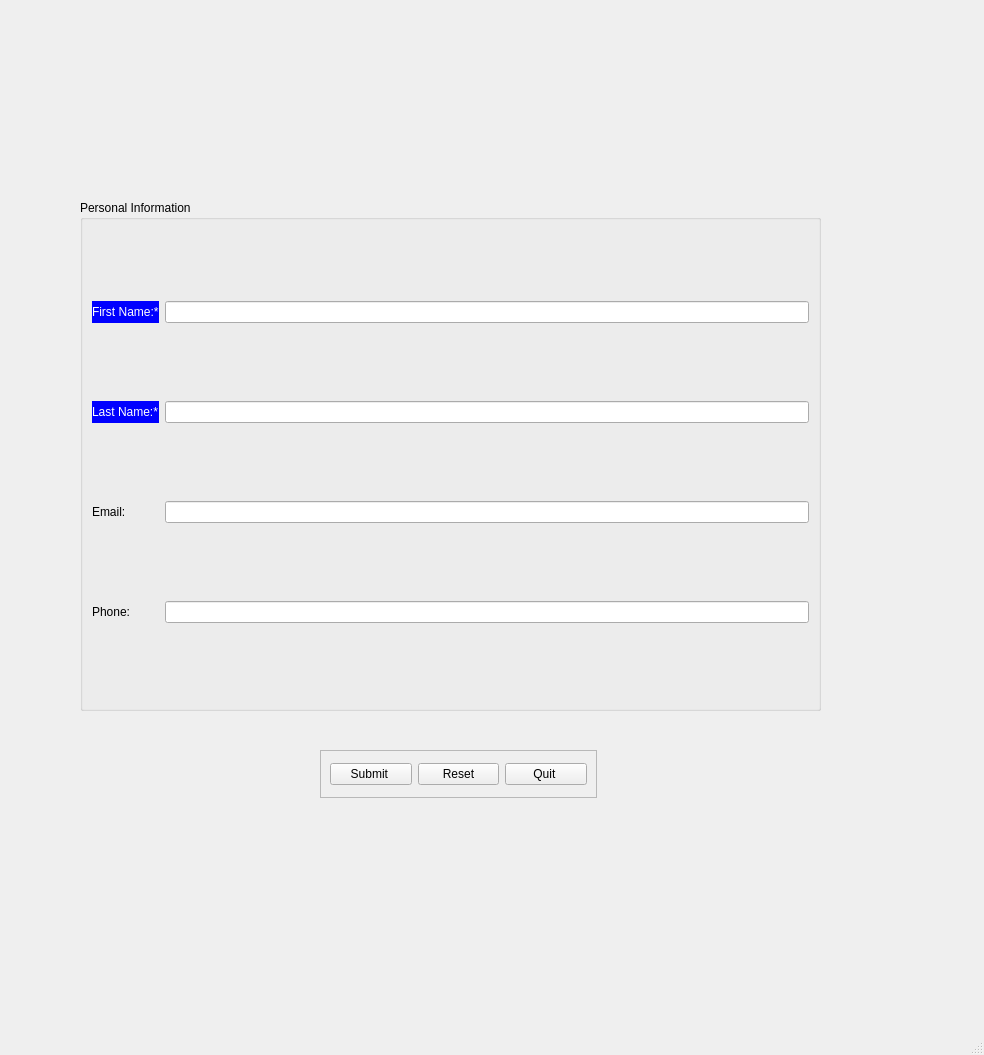
<?xml version="1.0" encoding="UTF-8"?>
<ui version="4.0">
 <class>root</class>
 <widget class="QMainWindow" name="root">
  <property name="geometry">
   <rect>
    <x>0</x>
    <y>0</y>
    <width>984</width>
    <height>1055</height>
   </rect>
  </property>
  <property name="sizePolicy">
   <sizepolicy hsizetype="Preferred" vsizetype="Preferred">
    <horstretch>0</horstretch>
    <verstretch>0</verstretch>
   </sizepolicy>
  </property>
  <property name="baseSize">
   <size>
    <width>500</width>
    <height>300</height>
   </size>
  </property>
  <property name="windowTitle">
   <string>Form</string>
  </property>
  <widget class="QWidget" name="centralwidget">
   <widget class="QGroupBox" name="lblFrPerson">
    <property name="geometry">
     <rect>
      <x>80</x>
      <y>200</y>
      <width>741</width>
      <height>511</height>
     </rect>
    </property>
    <property name="title">
     <string>Personal Information</string>
    </property>
    <layout class="QGridLayout" name="gridLayout">
     <item row="3" column="0">
      <widget class="QLabel" name="lblPhone">
       <property name="text">
        <string>Phone:</string>
       </property>
      </widget>
     </item>
     <item row="0" column="0">
      <widget class="QLabel" name="lblFirst">
       <property name="styleSheet">
        <string notr="true">background-color: blue; color: white;</string>
       </property>
       <property name="text">
        <string>First Name:*</string>
       </property>
      </widget>
     </item>
     <item row="1" column="1">
      <widget class="QLineEdit" name="entLast">
       <property name="autoFillBackground">
        <bool>false</bool>
       </property>
       <property name="styleSheet">
        <string notr="true"/>
       </property>
      </widget>
     </item>
     <item row="2" column="1">
      <widget class="QLineEdit" name="entEmail"/>
     </item>
     <item row="3" column="1">
      <widget class="QLineEdit" name="entPhone"/>
     </item>
     <item row="1" column="0">
      <widget class="QLabel" name="lblLast">
       <property name="styleSheet">
        <string notr="true">background-color: blue; color: white;</string>
       </property>
       <property name="text">
        <string>Last Name:*</string>
       </property>
      </widget>
     </item>
     <item row="2" column="0">
      <widget class="QLabel" name="lblEmail">
       <property name="text">
        <string>Email:</string>
       </property>
      </widget>
     </item>
     <item row="0" column="1">
      <widget class="QLineEdit" name="entFirst">
       <property name="autoFillBackground">
        <bool>false</bool>
       </property>
       <property name="styleSheet">
        <string notr="true"/>
       </property>
      </widget>
     </item>
    </layout>
   </widget>
   <widget class="QFrame" name="fraButtons">
    <property name="geometry">
     <rect>
      <x>320</x>
      <y>750</y>
      <width>277</width>
      <height>48</height>
     </rect>
    </property>
    <property name="frameShape">
     <enum>QFrame::Shape::StyledPanel</enum>
    </property>
    <property name="frameShadow">
     <enum>QFrame::Shadow::Raised</enum>
    </property>
    <layout class="QHBoxLayout" name="horizontalLayout">
     <item>
      <widget class="QPushButton" name="btnS">
       <property name="baseSize">
        <size>
         <width>80</width>
         <height>0</height>
        </size>
       </property>
       <property name="text">
        <string>Submit </string>
       </property>
      </widget>
     </item>
     <item>
      <widget class="QPushButton" name="btnR">
       <property name="baseSize">
        <size>
         <width>80</width>
         <height>0</height>
        </size>
       </property>
       <property name="text">
        <string>Reset</string>
       </property>
      </widget>
     </item>
     <item>
      <widget class="QPushButton" name="btnQ">
       <property name="baseSize">
        <size>
         <width>80</width>
         <height>0</height>
        </size>
       </property>
       <property name="text">
        <string>Quit </string>
       </property>
      </widget>
     </item>
    </layout>
   </widget>
  </widget>
  <widget class="QMenuBar" name="menubar">
   <property name="geometry">
    <rect>
     <x>0</x>
     <y>0</y>
     <width>984</width>
     <height>33</height>
    </rect>
   </property>
  </widget>
  <widget class="QStatusBar" name="statusbar"/>
 </widget>
 <resources/>
 <connections/>
</ui>
